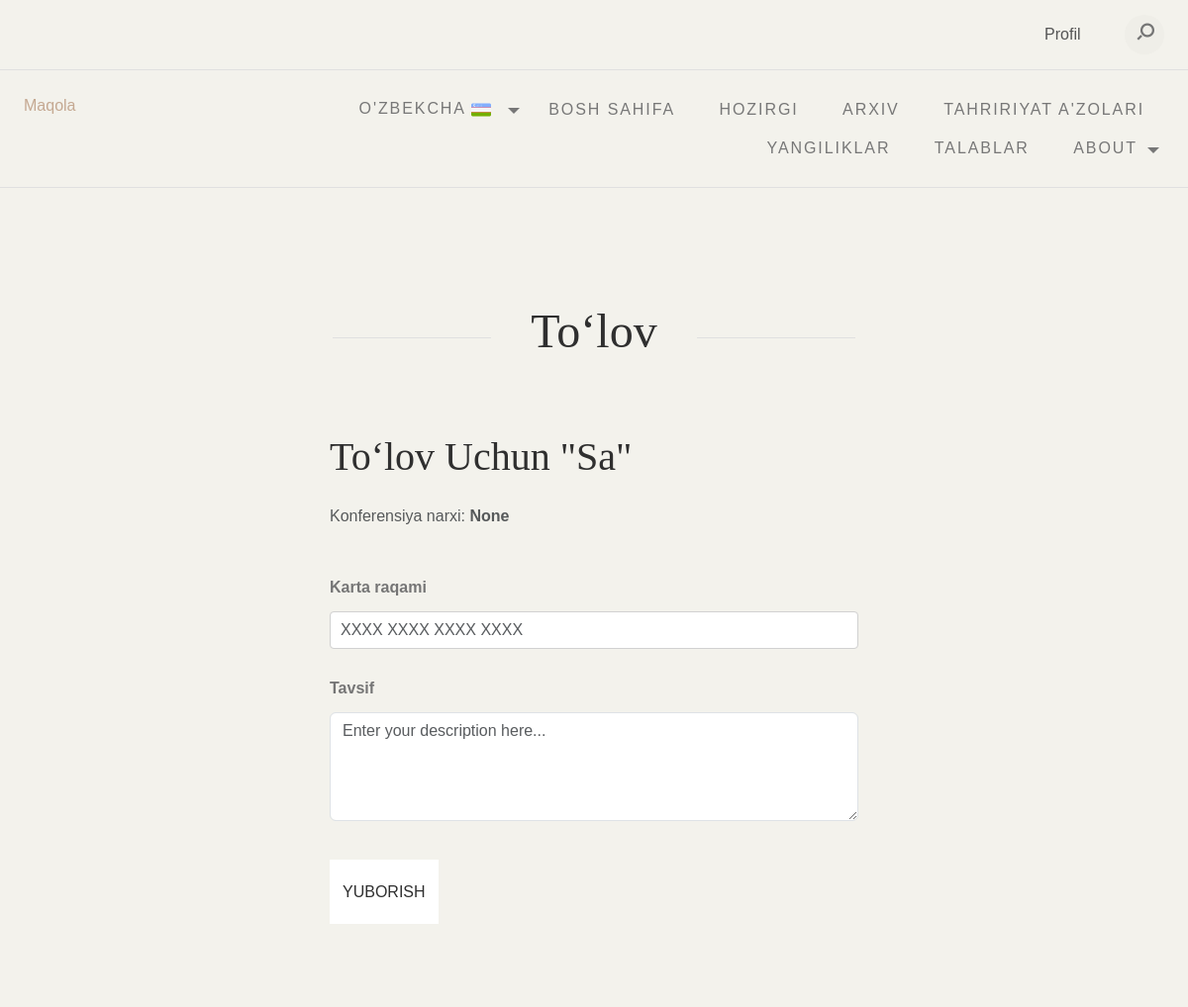
Before: /uz/payment/9/ (signed in) with the older database file.
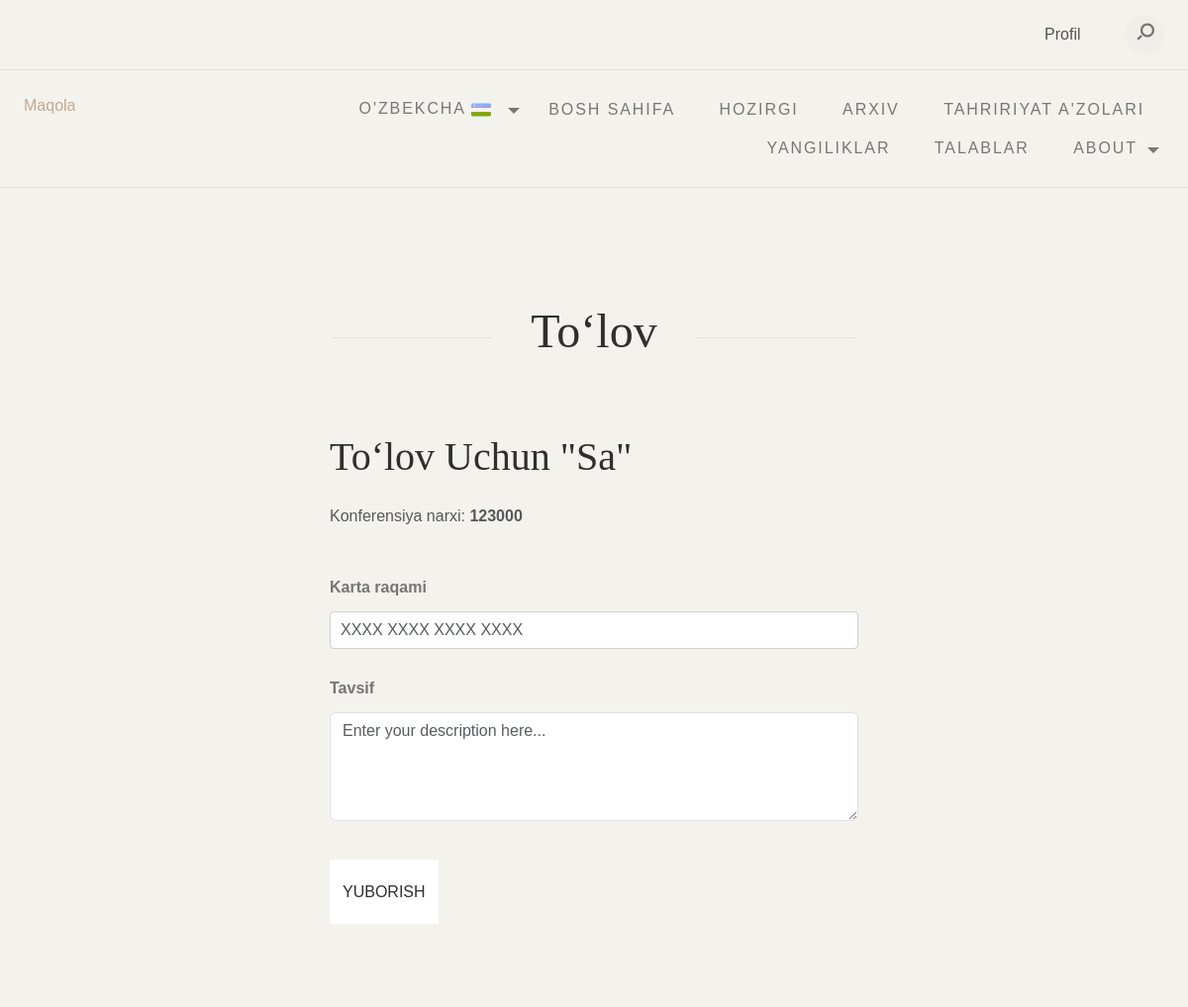
After: the same page with the newer database file.
### app/models.py (models this page shows, shortened)
class Conference(models.Model):
    title = models.CharField(max_length=255, verbose_name="Konferensiya nomi")
    description = models.TextField(verbose_name="Tavsif")
    start_date = models.DateField(verbose_name="Boshlanish sanasi")
    end_date = models.DateField(verbose_name="Tugash sanasi")
    submission_deadline = models.DateField(verbose_name="Maqolalar topshirish oxirgi muddati")
    location = models.CharField(max_length=255, verbose_name="O'tkaziladigan joy")
    is_active = models.BooleanField(default=True, verbose_name="Faol")
    image = models.ImageField(upload_to='conference_images/', blank=True, null=True, verbose_name="Rasm")
    created_at = models.DateTimeField(auto_now_add=True, verbose_name="Yaratilgan sana")
    updated_at = models.DateTimeField(auto_now=True, verbose_name="Yangilangan sana")
    price = models.CharField(max_length=20, blank=True, null=True)
    class Meta:
        verbose_name = "Jurnal soni"
        verbose_name_plural = "Jurnal soni"
        ordering = ['-start_date']

### app/views.py (the view, shortened to what this page needs)
# urls.py: path('payment/<int:article_id>/', views.make_payment, name='make_payment'),
@login_required
def make_payment(request, article_id):
    article = get_object_or_404(Article, id=article_id, created_by=request.user)
    conference = article.conference
    context = {
        'article': article,
        'price': conference.price if conference else "0"
    }
    return render(request, 'articles/payment_form.html', context)

### templates/articles/payment_form.html (shortened to what this page needs)
{% load i18n %}
{% load static %}
<!DOCTYPE html>
<html lang="en">
<head>
    <link href="https://cdn.jsdelivr.net/npm/bootstrap@5.3.1/dist/css/bootstrap.min.css" rel="stylesheet"
>
    <link rel="stylesheet" type="text/css" href="{% static 'css/normalize.css' %}">
    <link rel="stylesheet" type="text/css" href="{% static 'icomoon/icomoon.css' %}">
    <link rel="stylesheet" type="text/css" href="{% static 'css/vendor.css' %}">
    <link rel="stylesheet" type="text/css" href="{% static 'style.css' %}">
</head>
<body data-bs-spy="scroll" data-bs-target="#header" tabindex="0">
    <div id="header-wrap">
			{% include "header.html" %}
    <section id="popular-books" class="bookshelf py-5 my-5">
        <div class="container">
            <div class="row justify-content-center">
                <div class="col-md-6">
                    <div class="section-header text-center mb-4">
                        <h2 class="section-title">{% trans "Payment" %}</h2>
                    </div>
                    <div class="payment-form">
                        <h1 class="mb-3">{% trans "Payment for" %} "{{ article.title }}"</h1>
                        <p class="text-muted">{% trans "Conference price:" %} <strong>{{ price }}</strong></p>
                        <form method="POST">
                            <div class="mb-3">
                                <label for="card_number" class="form-label">{% trans "Card Number" %}</label>
                                <input type="text" class="form-control" id="card_number" name="card_number" maxlength="19" placeholder="XXXX XXXX XXXX XXXX" required>
                            </div>
                            <div class="mb-3">
                                <label for="description" class="form-label">{% trans "Description" %}</label>
                                <textarea class="form-control" id="description" name="description" rows="4" placeholder="Enter your description here..."></textarea>
                            </div>
                            <button type="submit" class="btn btn-submit w-20">{% trans "Submit" %}</button>
                        </form>
                    </div>
                </div>
            </div>
        </div>
    </section>
</body>
</html>

Changed rows visible on the page:
now on this page (row edited): Conference: price "123000"
Other visible differences:
{{ price }}: "None" → (not shown)
